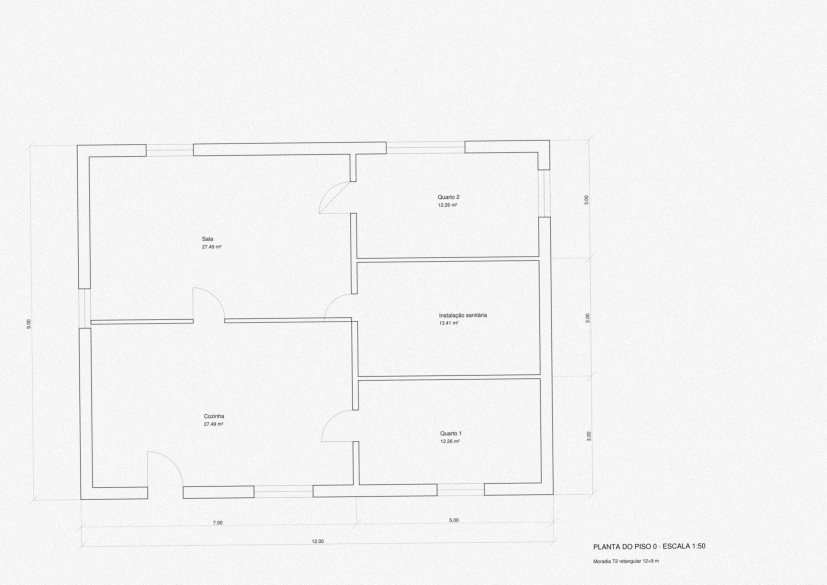
#> input picture backend/tests/fixtures/geometria/casa_a_scan.jpg, 2481 x 1754 px (shown at 1/3 size); its folder holds only this picture in this run
$ python -i raster.py   (imports and definitions only)
#> lines starting #> are read from the running program, lines starting #| are printed output that depends on the picture
#> further down, picture is the input picture: shape (1754, 2481); min 26, max 255, mean 244.2
"""Leitura da geometria REAL em plantas raster: PDF digitalizado, fotografia, JPG/PNG/TIFF, DXF renderizado.

Duas fontes independentes, combinadas:
  A. Imagem (código): paredes detetadas em qualquer estilo de desenho —
       * tracejadas (aberturas morfológicas orientadas a 45°/135°, separam o tracejado das
         riscas de pavimento a 0°/90°),
       * cheias (poché: sobrevivem a qualquer abertura),
       * a traço grosso (filtro de espessura de traço);
     texto, cotas e símbolos (componentes pequenos) são retirados antes.
  B. IA de visão: forma aproximada do contorno e dos pátios (coordenadas 0–1000), escala da
     folha e cotas gerais. A IA dá a TOPOLOGIA; o código dá a PRECISÃO: cada aresta da IA é
     encaixada na face real da parede mais próxima (≤ 0,8 m).

Escala: (1) tamanho físico da folha × escala 1:N, ou (2) cota geral lida pela IA ÷ medida em
píxeis — confirmada por uma 2.ª cota (desvio ≤ 3 %). Sem escala fiável → None (nunca inventa).
"""
from __future__ import annotations

import base64
import io
import json
import logging
import math
import re

import numpy as np
from shapely.geometry import LineString, Polygon
from shapely.ops import unary_union

from .model import Building, Wall, split_by_boundary

log = logging.getLogger(__name__)
PT_PER_M_PAPER = 72 / 0.0254
PAPER_MM = [(841, 1189), (594, 841), (420, 594), (297, 420), (210, 297), (580, 297), (594, 297)]


# ----------------------------------------------------------------------------- imagem
# [21 lines left out: function load_gray, not called in this run]


def deskew(img):
    """Endireita uma fotografia/digitalização torta (ângulo dominante das linhas longas)."""
    import cv2

    edges = cv2.Canny(img, 50, 150)
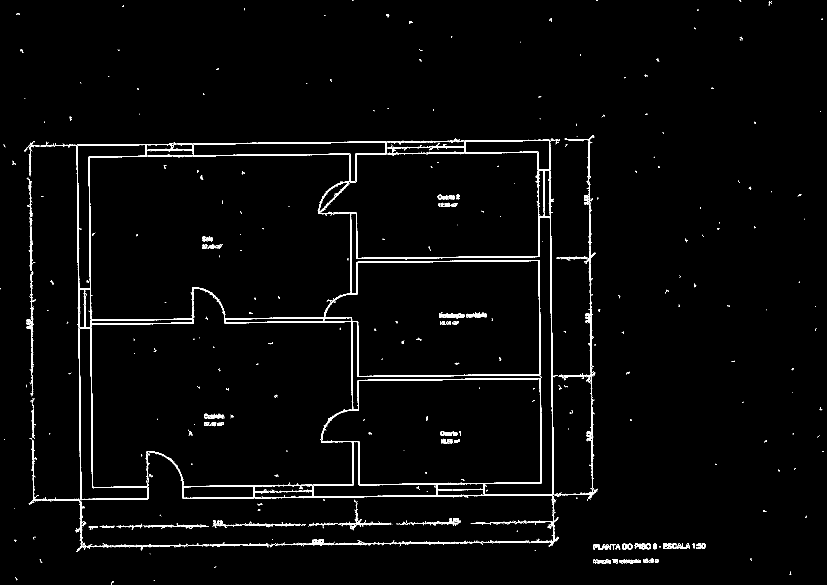
#> edges: shape (1754, 2481) (shown at 1/3 size); 1.4% white in thin lines or dots
    lines = cv2.HoughLinesP(edges, 1, np.pi / 720, 200, minLineLength=max(img.shape) // 8, maxLineGap=5)
#> lines = [[1221, 1630, 1602, 1627]]
    if lines is None:
        return img, 0.0
    angs = []
    for x1, y1, x2, y2 in np.asarray(lines).reshape(-1, 4):
        a = math.degrees(math.atan2(y2 - y1, x2 - x1)) % 90
        angs.append(a - 90 if a > 45 else a)
#> this loop made 1 pass
#> (x1, y1, x2, y2, a) on pass 1: (1221, 1630, 1602, 1627, 89.55)
#> after the loop, angs = [-0.451]
    a = float(np.median(angs))
#> a = -0.451
    if abs(a) < 0.15 or abs(a) > 10:
        return img, 0.0
    h, w = img.shape
#> h = 1754; w = 2481
    M = cv2.getRotationMatrix2D((w / 2, h / 2), a, 1.0)
#> M = [[1, -0.00787, 6.94], [0.00787, 1, -9.74]]
    return cv2.warpAffine(img, M, (w, h), borderValue=255), a


# [259 lines left out: functions _line_kernel, _ink, wall_mask, segments, long_lines, snap_outline and 3 more, not called in this run]


# ----------------------------------------------------------------------------- IA de visão
LAYOUT_SYSTEM = ("És um técnico de medições a ler uma planta de arquitetura (pode ser digitalizada, fotografada ou desenhada "
                 "à mão). Respondes SÓ com JSON válido. Nunca inventes cotas: null se não estiverem escritas.")
LAYOUT_PROMPT = """Imagem: planta de um edifício. Coordenadas normalizadas: x e y de 0 a 1000 (0,0 = canto superior esquerdo da imagem).
Devolve:
{
  "is_floor_plan": true/false,
  "scale": "1:100" ou null (escala escrita na folha),
  "outline": [[x,y], ...]  contorno EXTERIOR da área coberta do edifício (faces exteriores das paredes), vértices por ordem, sem o terreno nem muros do lote,
  "courtyards": [[[x,y], ...], ...]  pátios/saguões descobertos DENTRO do contorno (vazio se não houver),
  "covered_outside": [[[x,y], ...]]  palas/alpendres cobertos fora das paredes (vazio se não houver),
  "overall_dims": [{"value_m": 25.10, "from": [x,y], "to": [x,y]}, ...]  2 a 4 cotas GERAIS escritas (as mais compridas), com as extremidades na imagem,
  "declared_area_m2": área de construção escrita na legenda ou null,
  "storeys_shown": número de pisos desenhados nesta folha
}"""


# [8 lines left out: function _png_b64, not called in this run]


# [10 lines not run here, left out]


CORRECTION_PROMPT = """Primeira imagem: a planta. Segunda imagem: a mesma planta com o contorno que medimos a VERMELHO e as
arestas numeradas. As cotas gerais escritas não batem com o medido: {devs}.
Corrige: devolve o JSON completo como antes ("outline", "courtyards", "overall_dims"…), com o contorno EXTERIOR
correto (faces exteriores das paredes, coordenadas 0–1000 da primeira imagem). Não inventes cotas."""


# [20 lines not run here, left out]


# [8 lines left out: function _norm_poly, not called in this run]


# ----------------------------------------------------------------------------- leitura completa
# [170 lines not run here, left out]

>>> import cv2
>>> picture = cv2.imread('../../tests/fixtures/geometria/casa_a_scan.jpg', cv2.IMREAD_GRAYSCALE)
>>> result = deskew(picture)

$ run again, on backend/tests/fixtures/geometria/casa_b_scan.jpg
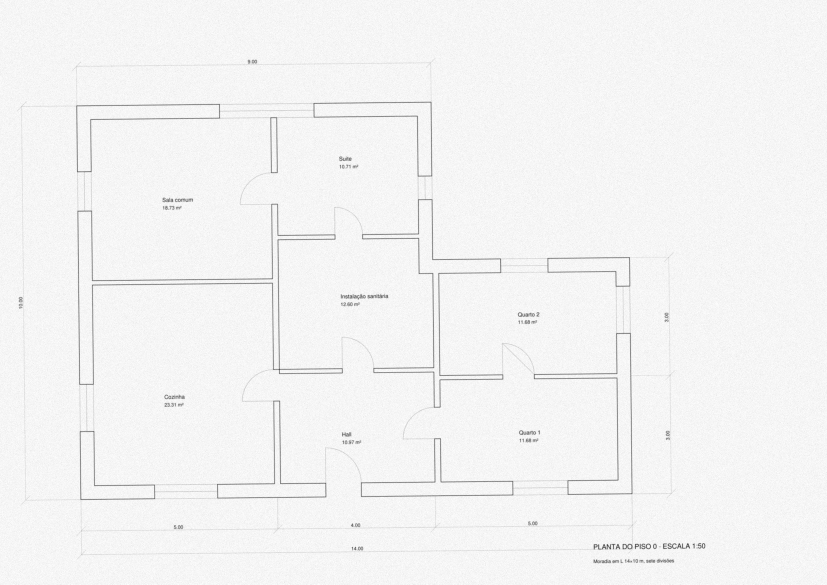
#> input picture backend/tests/fixtures/geometria/casa_b_scan.jpg, 2481 x 1754 px (shown at 1/3 size)
#> picture is the input picture: shape (1754, 2481); min 8, max 255, mean 243.9
#> in deskew, `edges = cv2.Canny(img, 50, 150)`:
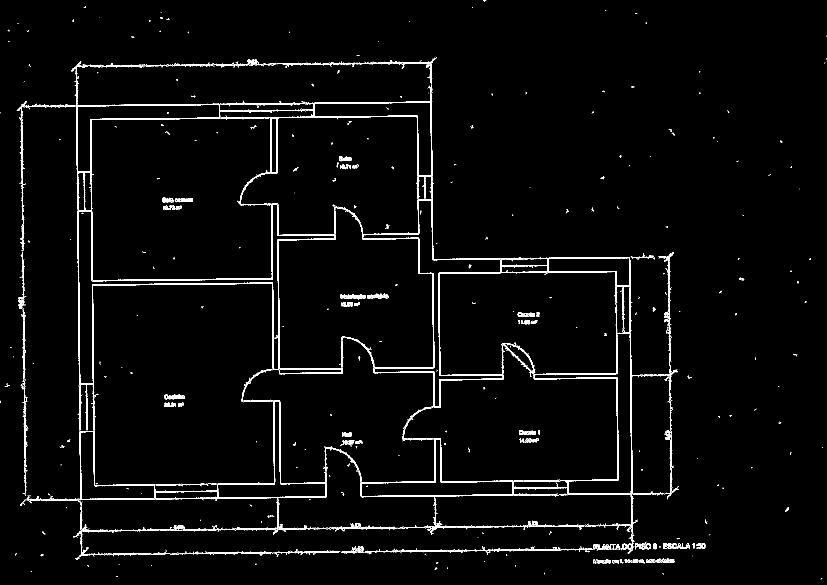
#> edges: shape (1754, 2481) (shown at 1/3 size); 1.7% white in thin lines or dots
#> lines = [[233, 455, 236, 846]]
#> the loop in deskew, `for x1, y1, x2, y2 in np.asarray(lines).reshape(-1, 4):` made 1 pass
#> (x1, y1, x2, y2, a) on pass 1: (233, 455, 236, 846, 89.56)
#> after the loop in deskew, `for x1, y1, x2, y2 in np.asarray(lines).reshape(-1, 4):`: angs = [-0.44]
#> in deskew, `a = float(np.median(angs))`: a = -0.44
#> M = [[1, -0.00767, 6.77], [0.00767, 1, -9.49]]

$ run again, on backend/tests/fixtures/geometria/casa_c_scan.jpg
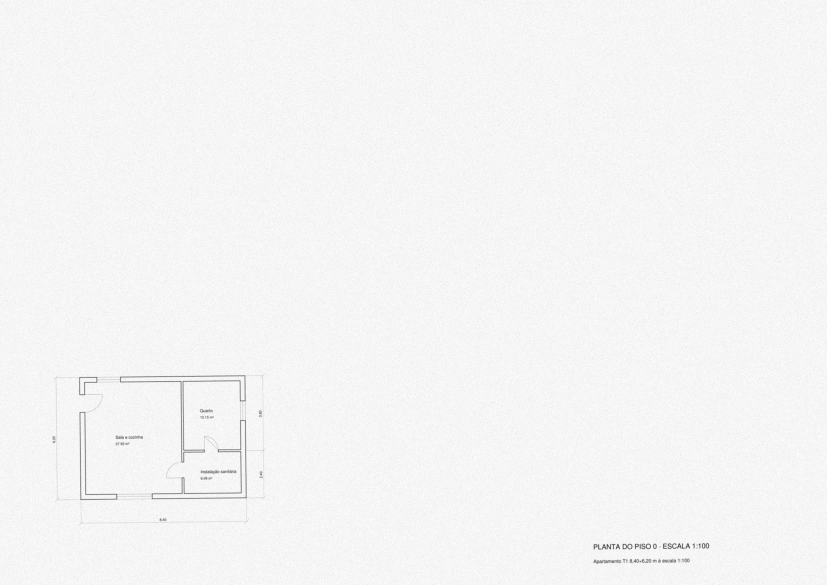
#> input picture backend/tests/fixtures/geometria/casa_c_scan.jpg, 2481 x 1754 px (shown at 1/3 size)
#> picture is the input picture: shape (1754, 2481); min 24, max 255, mean 245.1
#> in deskew, `edges = cv2.Canny(img, 50, 150)`:
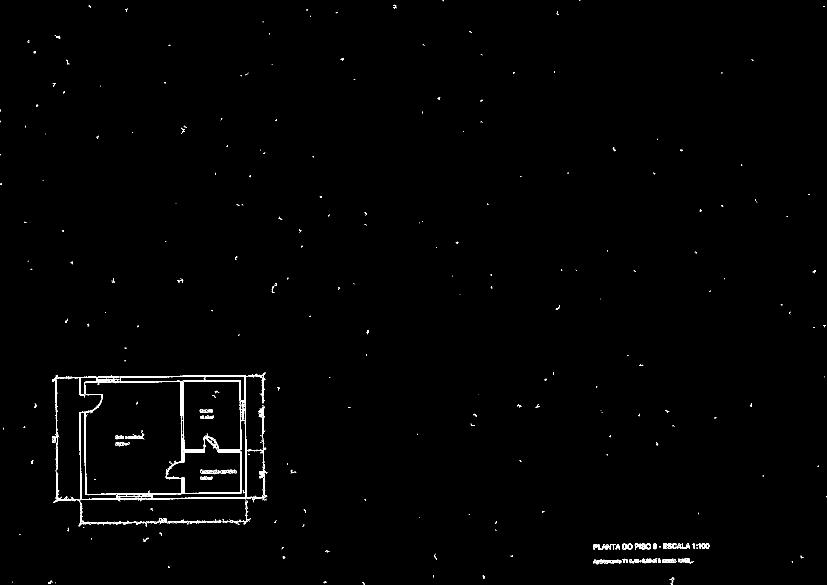
#> edges: shape (1754, 2481) (shown at 1/3 size); 0.5% white in thin lines or dots
#> lines = None

$ run again, on backend/tests/fixtures/geometria/casa_c_scan300.jpg
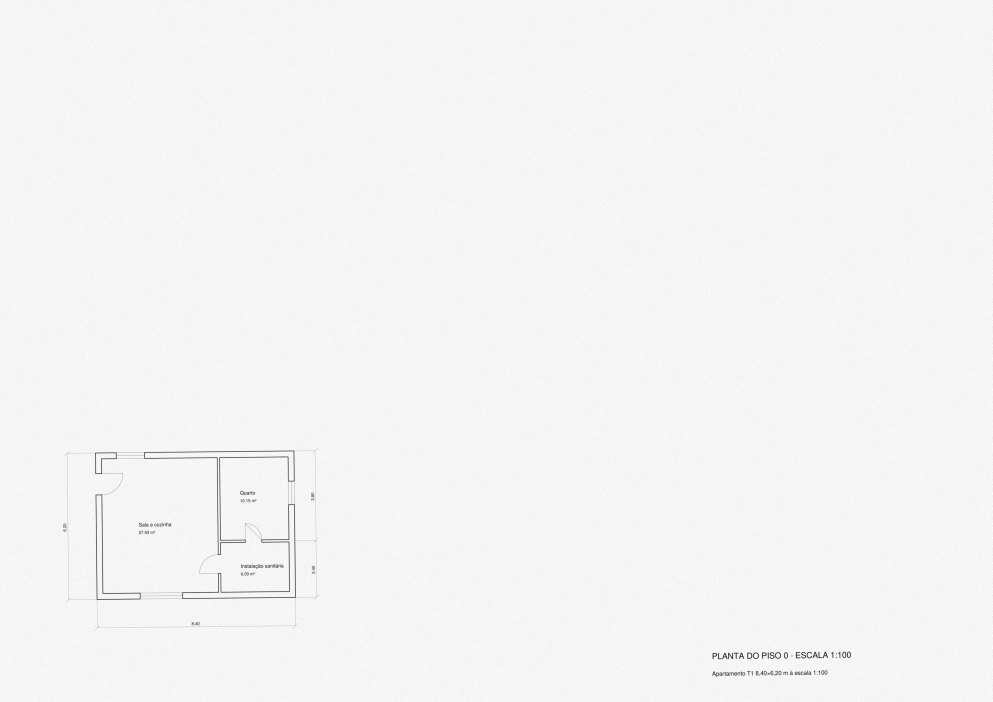
#> input picture backend/tests/fixtures/geometria/casa_c_scan300.jpg, 4961 x 3508 px (shown at 1/5 size)
#> picture is the input picture: shape (3508, 4961); min 0, max 255, mean 245.1
#> in deskew, `edges = cv2.Canny(img, 50, 150)`:
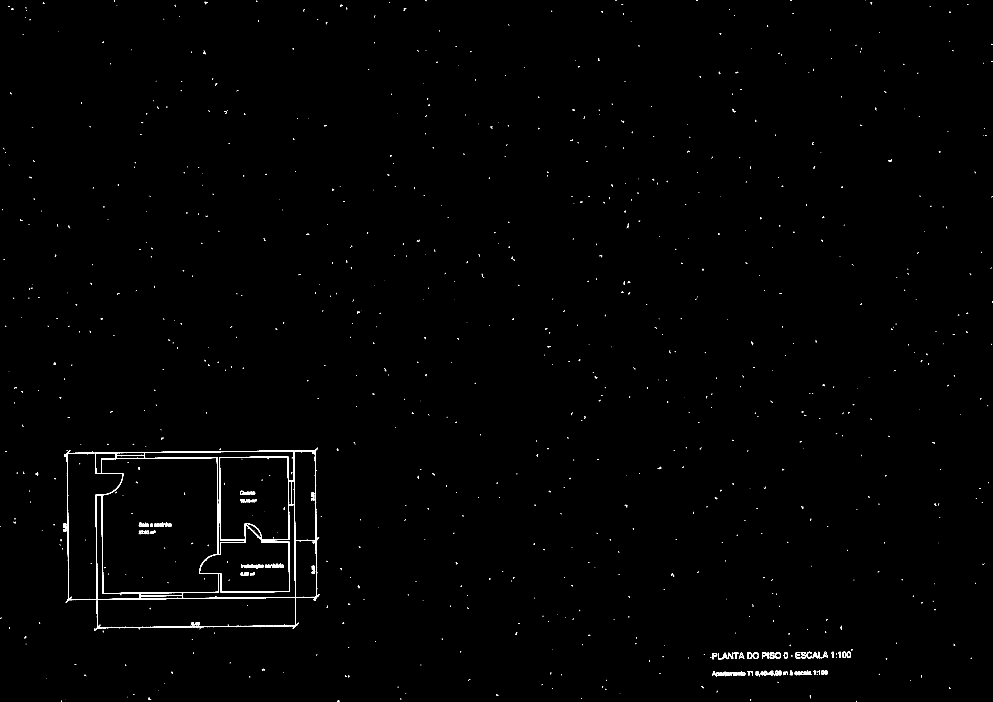
#> edges: shape (3508, 4961) (shown at 1/5 size); 0.28% white in thin lines or dots
#> lines = None
